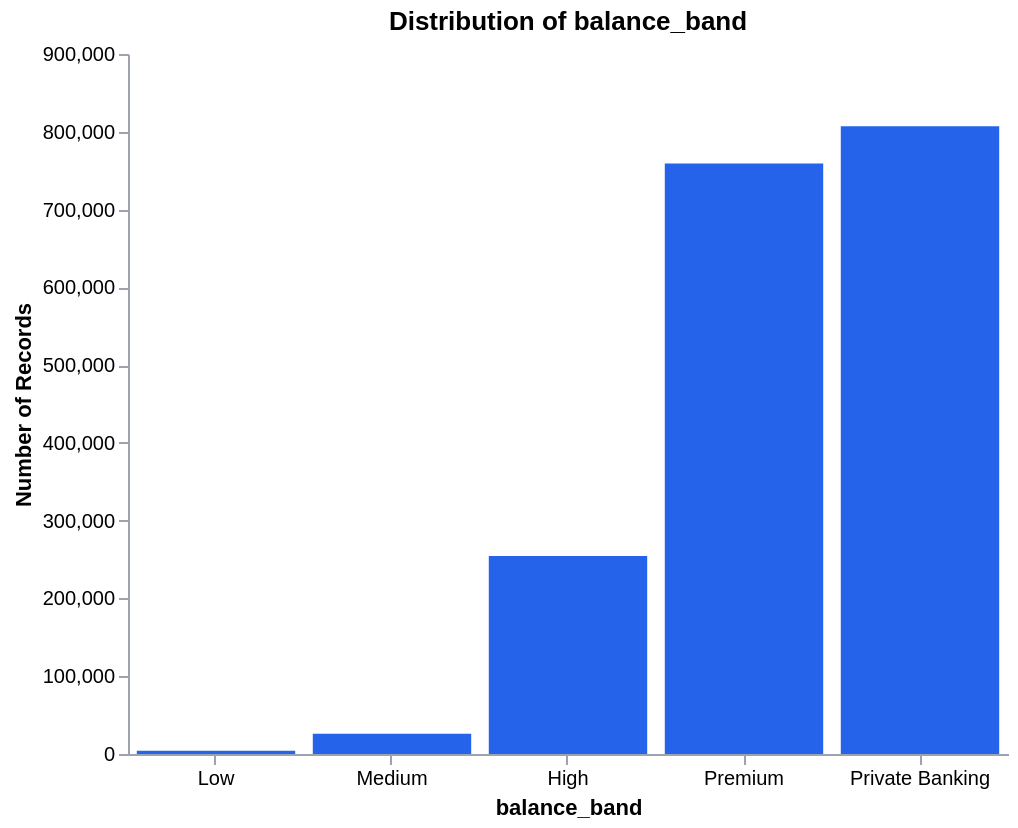

Notebook code for this chart:
### Code cell
categorical_distribution('balance_band', order=['Low', 'Medium', 'High', 'Premium', 'Private Banking'])

### Figure 1 — Vega-Lite specification as saved in the notebook (floating-point values rounded to 4 significant figures)
{"config": {"view": {"continuousWidth": 300, "continuousHeight": 300, "strokeWidth": 0}, "axis": {"domainColor": "#9ca3af", "labelColor": "#000", "tickColor": "#9ca3af", "titleColor": "#000"}}, "data": {"name": "data-8b46f945d8910c44fb4537c34e60e0a8"}, "mark": {"type": "bar", "color": "#2563eb"}, "encoding": {"tooltip": [{"field": "balance_band", "type": "nominal"}, {"field": "Count", "format": ",", "title": "Records", "type": "quantitative"}, {"field": "Share", "format": ".1%", "type": "quantitative"}], "x": {"axis": {"grid": false, "labelAngle": 0}, "field": "balance_band", "sort": ["Low", "Medium", "High", "Premium", "Private Banking"], "title": "balance_band", "type": "nominal"}, "y": {"axis": {"grid": false}, "field": "Count", "title": "Number of Records", "type": "quantitative"}}, "height": 350, "title": "Distribution of balance_band", "width": 440, "$schema": "https://vega.github.io/schema/vega-lite/v5.20.1.json", "datasets": {"data-8b46f945d8910c44fb4537c34e60e0a8": [{"balance_band": "Private Banking", "Count": 807013, "Share": 0.436}, {"balance_band": "Premium", "Count": 759178, "Share": 0.4102}, {"balance_band": "High", "Count": 254722, "Share": 0.1376}, {"balance_band": "Medium", "Count": 25893, "Share": 0.01399}, {"balance_band": "Low", "Count": 4170, "Share": 0.002253}]}}
